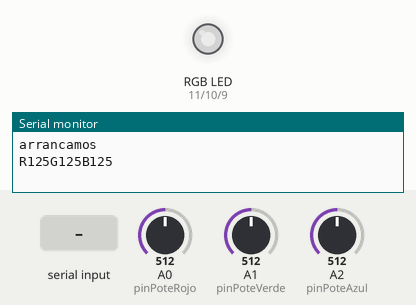
A sketch run on a simulated Arduino Uno, built with avr-gcc and run on an emulated ATmega328P. Shown: an RGB LED mixed from three pins (HIGH = lit), the last lines printed to the serial monitor. The test bench sets the inputs (shaded band); at power-on: A0 (pinPoteRojo) = 512, A1 (pinPoteVerde) = 512, A2 (pinPoteAzul) = 512. Dim RGB values are drawn brighter than linear.

Above: at 1.2 s.
1.3 s: A0 (pinPoteRojo) set to 716
At 2.3 s:
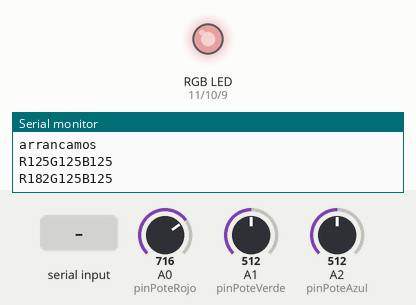
2.8 s: A1 (pinPoteVerde) set to 716
At 4.0 s:
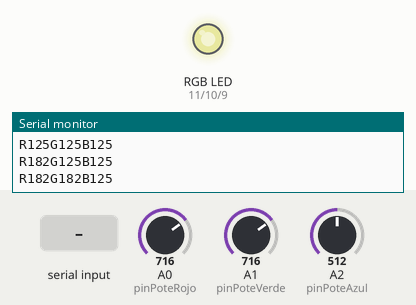
4.3 s: A2 (pinPoteAzul) set to 716
At 5.5 s:
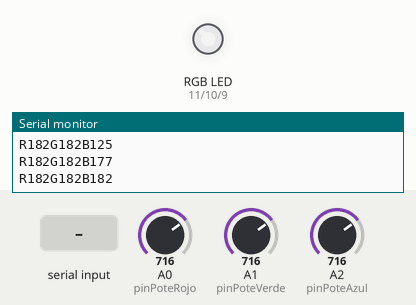
5.8 s: "R90\n" received over Serial
At 7.0 s:
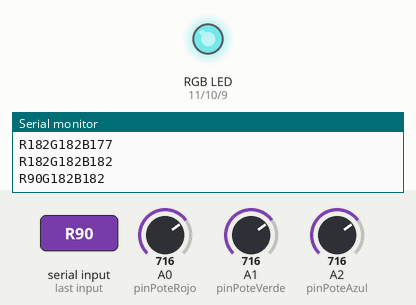
7.3 s: "R,45\n" received over Serial
At 8.4 s:
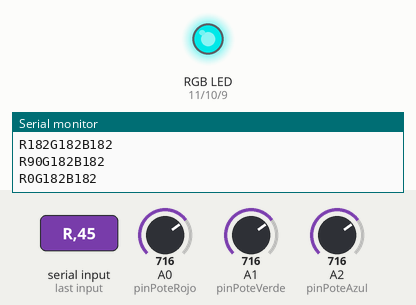
8.8 s: A0 (pinPoteRojo) set to 731
At 10.2 s:
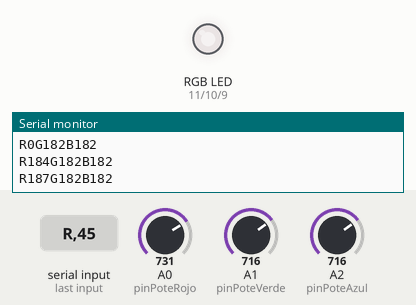
Timing chart, 0 to 11.3 s (numbered marks = the images above; inputs shaded):
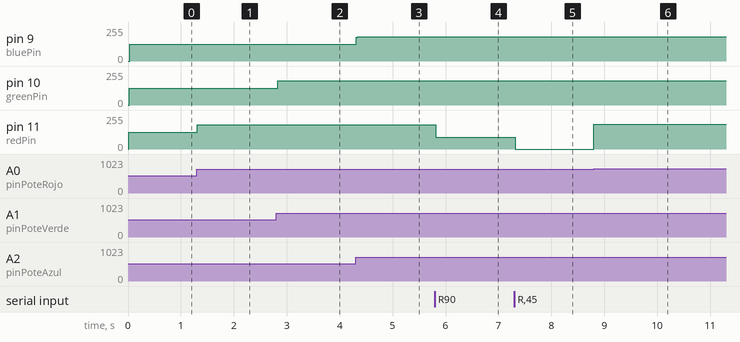

Measured:
- the behaviour switches between 716 and 717 on A0 (pinPoteRojo) (found by bisection; images 5 and 6)
- after the input at 1.3 s, pin 11 (redPin): 125/255 → 182/255 at once
- after the input at 2.8 s, pin 10 (greenPin): 125/255 → 182/255 at once
- after the input at 4.3 s, pin 9 (bluePin): 125/255 → 182/255 at once
- after the input at 5.8 s, pin 11 (redPin): 182/255 → 90/255 at once
- after the input at 7.3 s, pin 11 (redPin): 90/255 → 0/255 at once
- after the input at 8.8 s, pin 11 (redPin): 0/255 → 187/255 at once

The sketch:

ControlRGB.ino
```cpp
const int treshold = 0;

// pins for the LEDs:
const int redPin = 11;
const int greenPin = 10;
const int bluePin = 9;

const int pinPoteRojo = A0;
const int pinPoteVerde = A1;
const int pinPoteAzul = A2;

int ultimoRojo = 0;
int ultimoVerde = 0;
int ultimoAzul = 0;

int ultimoValorPoteRojo = -1;
int ultimoValorPoteVerde = -1;
int ultimoValorPoteAzul = -1;

String numeroRecibido = "";    // string to hold input
char inByte;
char ultimaLetra = 'H';
long ms_ultimo_informe = 0;
bool modo_manual = true;

void setup() {
  // initialize serial:
  Serial.begin(9600);
  // make the pins outputs:
  pinMode(redPin, OUTPUT);
  pinMode(greenPin, OUTPUT);
  pinMode(bluePin, OUTPUT);

  Serial.println("arrancamos");
}

void loop() {
  bool hay_que_informar = false;
  // if there's any serial available, read it:
  while (Serial.available() > 0) {
    inByte = Serial.read();
    if(isDigit(inByte)){
        numeroRecibido += inByte;
    }else{
        if (ultimaLetra == 'R'||ultimaLetra == 'r'){
          ultimoRojo = numeroRecibido.toInt();
          analogWrite(redPin, ultimoRojo);
          hay_que_informar = true;
        }
        if (ultimaLetra == 'G'||ultimaLetra == 'g'){
          ultimoVerde = numeroRecibido.toInt();
          analogWrite(greenPin, ultimoVerde);
          hay_que_informar = true;
        }
        if (ultimaLetra == 'B'||ultimaLetra == 'b'){
          ultimoAzul = numeroRecibido.toInt();
          analogWrite(bluePin, ultimoAzul);
          hay_que_informar = true;
        }

        if (ultimaLetra == 'A'||ultimaLetra == 'a'){
          modo_manual = true;
          Serial.println("modo manual: activado");
        }

        if (ultimaLetra == 'D'||ultimaLetra == 'd'){
          modo_manual = false;
          Serial.println("modo manual: desactivado");
        }

        ultimaLetra = inByte;
        numeroRecibido = "";
    }
  }
  int valorPoteRojo = leerValorPote(pinPoteRojo);
  if((abs(ultimoValorPoteRojo-valorPoteRojo) > treshold) && modo_manual){
      ultimoValorPoteRojo = valorPoteRojo;
      ultimoRojo = valorPoteRojo;
      analogWrite(redPin, valorPoteRojo);
      hay_que_informar = true;
  }

  int valorPoteVerde = leerValorPote(pinPoteVerde);
  if((abs(ultimoValorPoteVerde-valorPoteVerde) > treshold) && modo_manual){
      ultimoValorPoteVerde = valorPoteVerde;
      ultimoVerde = valorPoteVerde;
      analogWrite(greenPin, valorPoteVerde);
      hay_que_informar = true;
  }

  int valorPoteAzul = leerValorPote(pinPoteAzul);
  if((abs(ultimoValorPoteAzul-valorPoteAzul) > treshold) && modo_manual){
      ultimoValorPoteAzul = valorPoteAzul;
      ultimoAzul = valorPoteAzul;
      analogWrite(bluePin, valorPoteAzul);
      hay_que_informar = true;
  }

  if(hay_que_informar && millis()-ms_ultimo_informe>0){
     Serial.println("R" + String(ultimoRojo) + "G" + String(ultimoVerde) + "B" + String(ultimoAzul));
     hay_que_informar = false;
     ms_ultimo_informe = millis();
  }

}

int leerValorPote(int pin){
  //int valorPote = map(analogRead(pin), 0, 1023, -50, 300) ;
  //if(valorPote<0)valorPote=0;
  //if(valorPote>255)valorPote=255;
  float valorPote = 0;
  for(int i=0; i<10; i++){
    valorPote += analogRead(pin);
    delay(1);
  }
  valorPote = round(valorPote/10);
  valorPote = map(valorPote, 0, 1023, -200, 2700);
  valorPote = floor(valorPote/10);
  valorPote = constrain(valorPote,0, 255) ;

  return valorPote;
}
```
